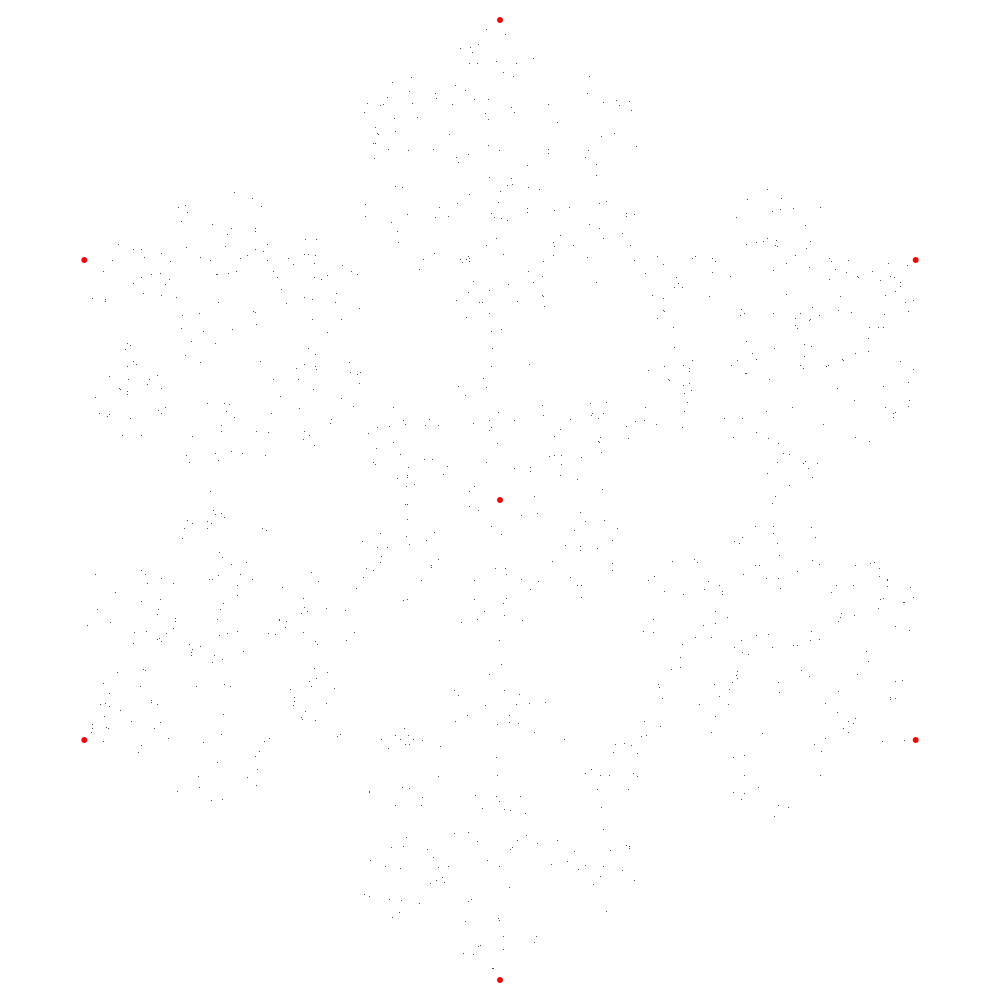
Frame 1 (no input)
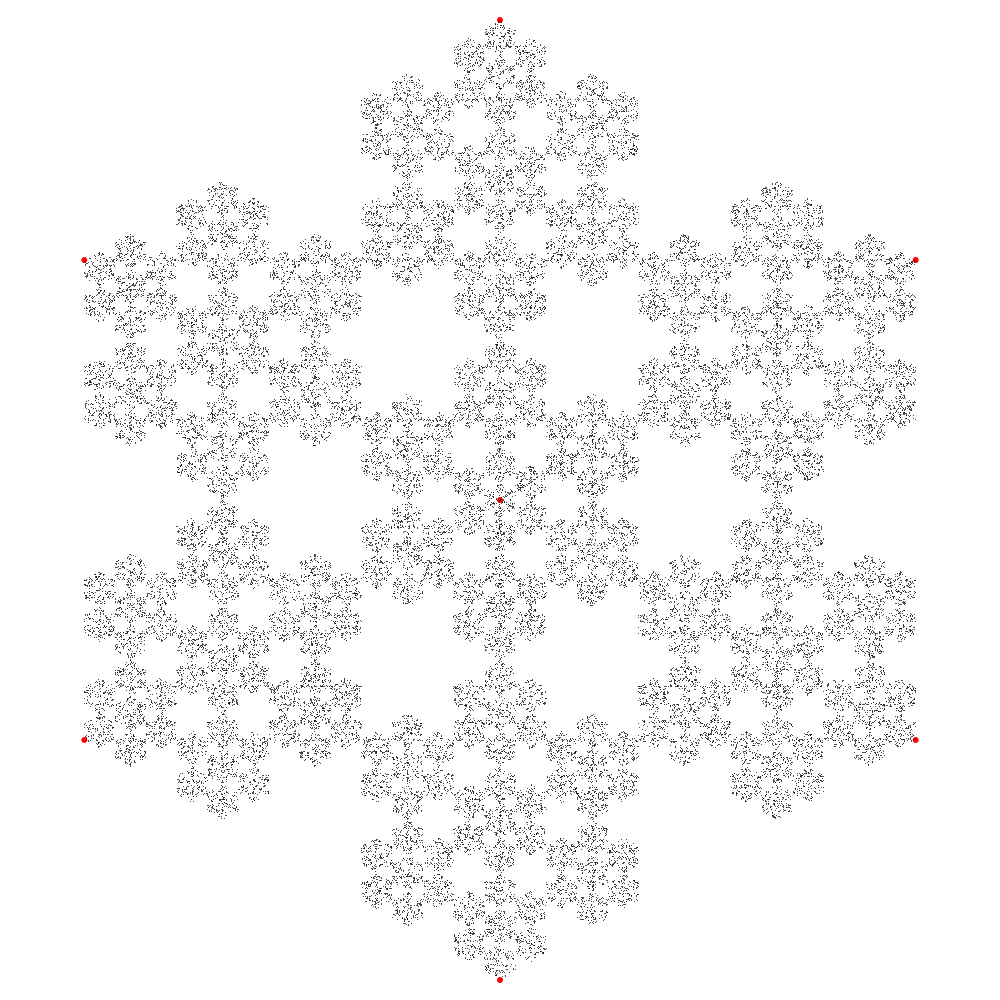
Frame 60 (the mouse pressed at the canvas centre just before this capture)
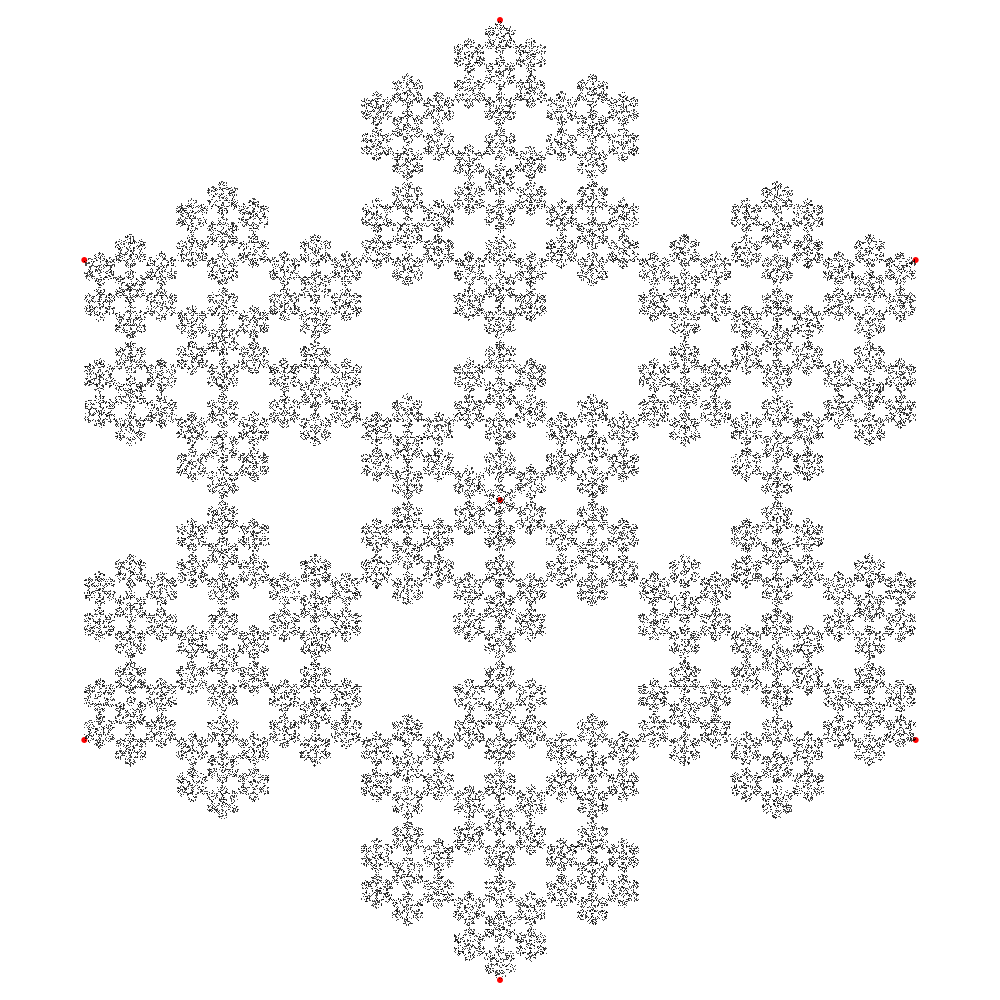
Frame 120 (the mouse held since frame 60 and released just before this capture)

The Processing sketch that drew these frames (run headless with seeded random() and noise(); from frame 60 on, the mouse is pressed at the canvas centre):

// Processing sketch: sierpinskish
// ── sierpinskish.pde
//make da shit rotate

float pi = 3.1415926535897932384626433832794;

float x = 0;
float y = 0;

float r = 480;
int n = 6;
 
float b = 0.3333333;
FloatList X = new FloatList();
FloatList Y = new FloatList();

void setup(){
  size(1000,1000);
  background(255);
  translate(500,500);
  scale(1,-1);
  fill(0);
  noStroke();

    for(int j=0; j<n; j++){
      X.append(r*sin(2*PI/n*j));
      Y.append(r*cos(2*PI/n*j));
    }
 
  X.append(0);
  Y.append(0);
  for(int i=0; i<X.size(); i++){
    fill(255,0,0);
    circle(X.get(i),Y.get(i),6);
  }
  stroke(1);
}

void draw(){
 translate(500,500);
  scale(1,-1);
  for(int i=0; i<1000; i++){
    int v = floor(random(X.size())); //pick a vertex
    x = b*(x-X.get(v))+X.get(v);
    y = b*(y-Y.get(v))+Y.get(v);
    point(x,y);
  }
}
